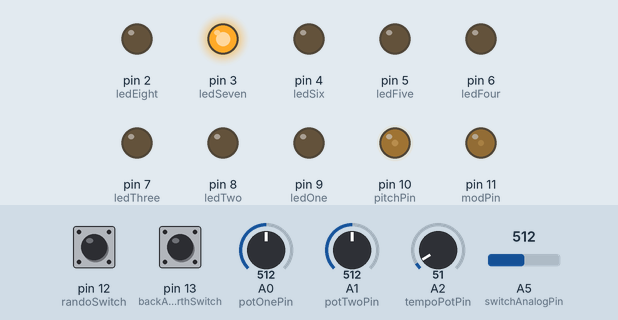
This sketch was run on a simulated Arduino Uno, built with avr-gcc and run on an emulated ATmega328P. On the bench: output pins drawn as LEDs (lit = HIGH). Dashed ring = blinking. Inputs (shaded band) come from the test bench; at power-on: A5 (switchAnalogPin) = 512, pin 12 (randoSwitch) LOW, pin 13 (backAndForthSwitch) LOW, A0 (potOnePin) = 512, A1 (potTwoPin) = 512, A2 (tempoPotPin) = 51. Random numbers use the default seed unless the sketch sets one.

Above: at 1.2 s.
1.3 s: A5 (switchAnalogPin) set to 410
2.8 s: A5 (switchAnalogPin) set to 392
At 4.25 s:
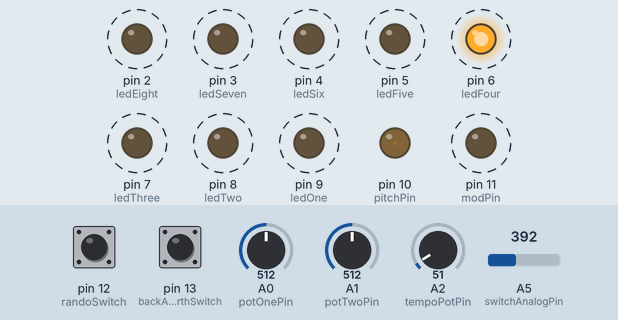
At 5.52 s:
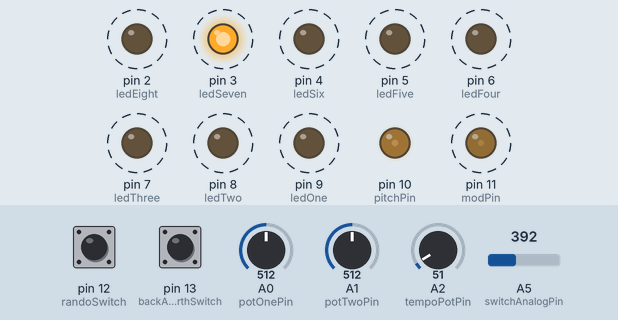
5.8 s: pin 12 (randoSwitch) pulled HIGH for 0.15 s
At 6.15 s:
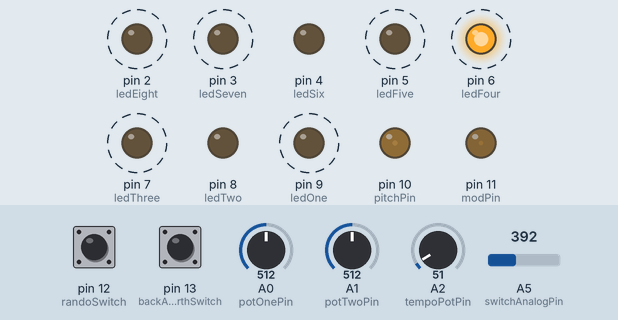
8.8 s: pin 12 (randoSwitch) pulled HIGH for 1 s
At 9.0 s:
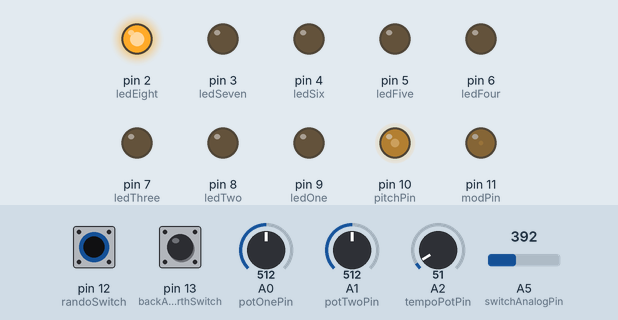
11.9 s: pin 12 (randoSwitch) pulled HIGH for 0.15 s
15.0 s: pin 12 (randoSwitch) pulled HIGH for 3.2 s
Timing chart, 0 to 22.2 s (numbered marks = the images above; inputs shaded):
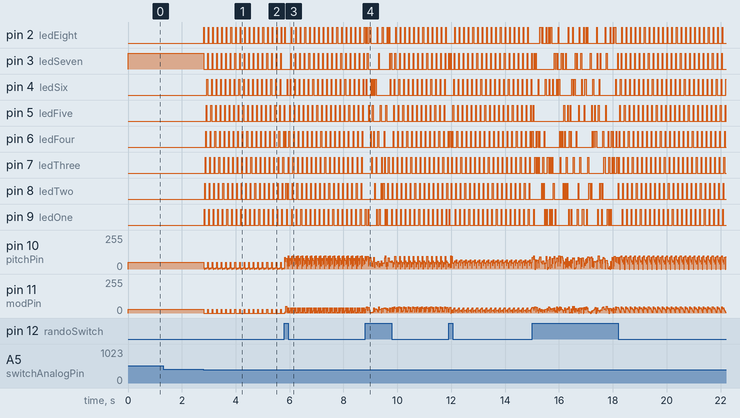

Measured:
- the behaviour switches between 401 and 400 on A5 (switchAnalogPin) (found by bisection; images 0 and 1)
- after the input at 2.8 s, pin 2 (ledEight), pin 3 (ledSeven): alternates HIGH for 0.02 s and LOW for 0.15 s, starting at once

The sketch:

physProjCode.ino
```cpp
//https://www.instructables.com/id/How-to-access-5-buttons-through-1-Arduino-input/
int potOnePin = 0;
int potTwoPin = 1;

int tempoPotPin = 2;

//LEDpins
int ledOne = 9;
int ledTwo = 8;
int ledThree = 7;
int ledFour = 6;
int ledFive = 5;
int ledSix = 4;
int ledSeven = 3;
int ledEight = 2;

int randoSwitch = 12;

//sequencer switches pinn
int switchAnalogPin = 5;

int backAndForthSwitch = 13;
bool backAndForth;

int selector = 0;
int pitchPin = 10;    // LED connected to digital pin 9
int modPin =11;
float notes[] ={0, 1, 4, 2, 10, 8, 20, 10};
float mods[] ={0, 0, 0, 0, 0, 0, 0, 0};

//int leds[] = {ledOne, ledTwo, ledThree, ledFour, ledFive, ledSix, ledSeven, ledEight};
int leds[] = {9,8,7,6,5,4,3,2};
int i;
int incrementor;
int tempo;
void setup() {
  pinMode(modPin, OUTPUT);
  pinMode(pitchPin, OUTPUT);
  pinMode(ledOne, OUTPUT);
  pinMode(ledTwo, OUTPUT);
   pinMode(ledThree, OUTPUT);
   pinMode(ledFour, OUTPUT);
    pinMode(ledFive, OUTPUT);
    pinMode(ledSix, OUTPUT);
    pinMode(ledSeven, OUTPUT);
    pinMode(ledEight, OUTPUT);

   Serial.begin(9600);
  i  =0;
  incrementor = 1;
  tempo = 116;

  backAndForth = false;
  // nothing happens in setup
}

void loop() {

int analogSwitchDiscard = analogRead(switchAnalogPin); //http://forum.arduino.cc/index.php?topic=69675.0
int analogSwitchVal = analogRead(switchAnalogPin);
if( analogRead(switchAnalogPin) ==1023){
  selector = 1;
}
else if(analogSwitchVal <1023 && analogSwitchVal > 1020 ){
  selector = 2;
}
else if(analogSwitchVal <1020 && analogSwitchVal > 1016 ){
  selector = 3;
}
else if(analogSwitchVal <1015 && analogSwitchVal > 1012 ){
  selector = 4;
}
else if(analogSwitchVal <979 && analogSwitchVal > 975 ){
  selector = 5;
}
else if(analogSwitchVal <932 && analogSwitchVal > 928){
  selector = 6;
}
else if(analogSwitchVal <900 && analogSwitchVal > 400 ){
  selector = 7;
}
else if(analogSwitchVal <200 && analogSwitchVal > 50 ){
  selector = 8;
}
else selector = 0;

int analogPitchPotDiscard = analogRead(potOnePin);
int analogPitchPotVal = analogRead(potOnePin);

int analogModPotDiscard = analogRead(potTwoPin);
int analogModPotVal = analogRead(potTwoPin);

analogPitchPotVal = map(analogPitchPotVal, 0, 1023, 0, 100);
analogModPotVal = map(analogModPotVal, 0, 1023, 0, 55);

if(selector ==1){
  notes[0] = analogPitchPotVal;
  mods[0] = analogModPotVal;
  i = 0;
}
if(selector ==2){
  notes[1] = analogPitchPotVal;
  mods[1] = analogModPotVal;
  i=1;
}
if(selector ==3){
  notes[2] = analogPitchPotVal;
  mods[2] = analogModPotVal;
  i=2;
}
if(selector ==4){
  notes[3] = analogPitchPotVal;
  mods[3] = analogModPotVal;
  i=3;
}
if(selector ==5){
  notes[4] = analogPitchPotVal;
  mods[4] =analogModPotVal;
  i = 4;
}
if(selector ==6){
  notes[5] = analogPitchPotVal;
  mods[5] = analogModPotVal;
  i=5;
}
if(selector ==7){
  notes[6] = analogPitchPotVal;
  mods[6] = analogModPotVal;
  i=6;
}
if(selector ==8){
  notes[7] = analogPitchPotVal;
  mods[7] = analogModPotVal;
  i=7;
}

int tempoDiscard = analogRead(tempoPotPin);
int tempTempo = analogRead(tempoPotPin);
tempo = map(tempTempo, 0, 1023, 1, 400);

if(digitalRead(randoSwitch) == HIGH){
  randomise();
  i = random(8);
  }
 analogWrite(modPin,mods[i]);
 analogWrite(pitchPin,notes[i]);//notes[i]);

 lights(i);
 if(digitalRead(backAndForthSwitch) ==HIGH) backAndForth = !backAndForth;
if(backAndForth == false){
 normalStep(i);
}else{
 backAndForthStep(i);
}

 delay(tempo);


}

//function for controlling the LEDs
void lights(int curr){
  for(int i = 0; i < 8; i++){
    digitalWrite(leds[i], LOW);
  }
  digitalWrite(leds[curr],HIGH);
}

//functiong for randomising values
void randomise(){

  for(int i = 0; i < 8; i++){
    notes[i] = random(100);
    mods[i] = random(50);

    }

  }

void normalStep(int playHead){

  playHead= (playHead+1)%8;
  i = playHead;
  }

void backAndForthStep(int playHead){


  if (playHead == 0) incrementor = 1;
  if (playHead == 7) incrementor = -1;
  playHead += incrementor;

i = playHead;
  }
```
